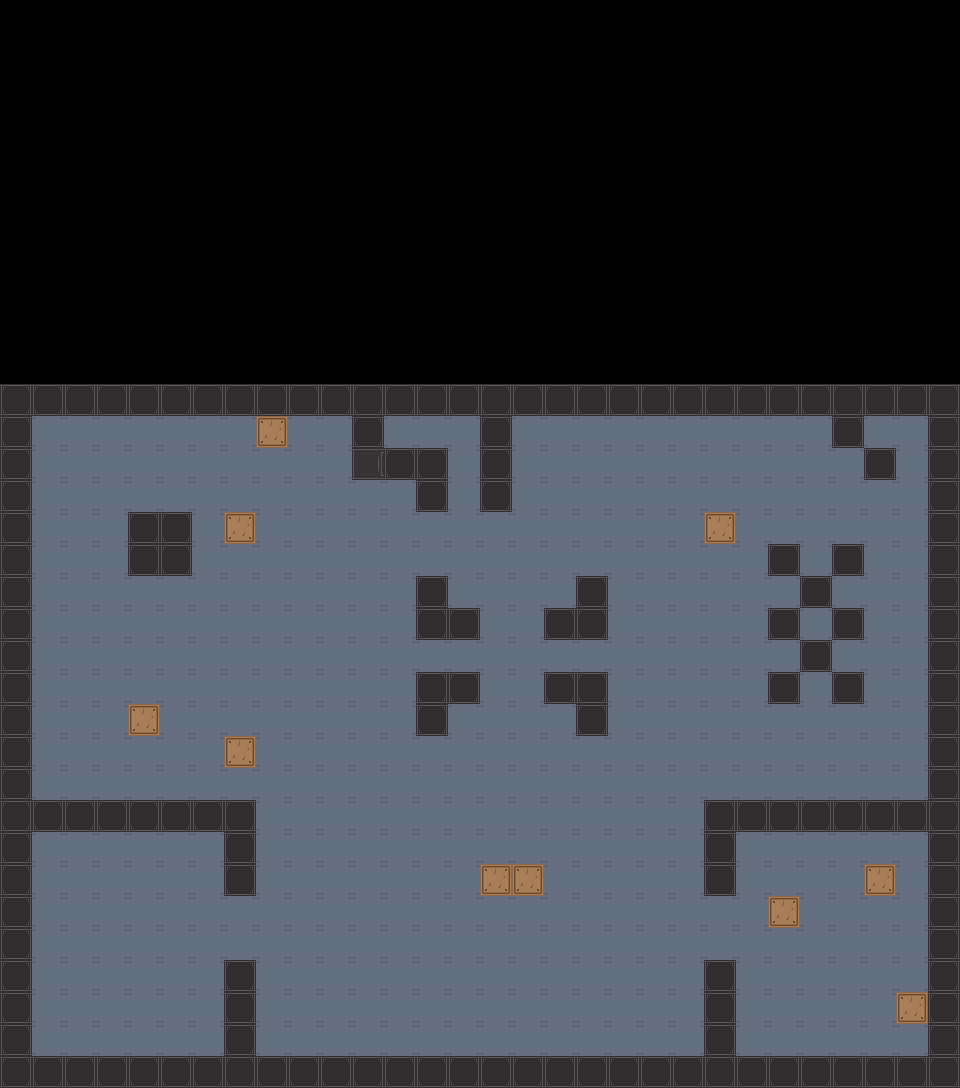

A 2D game scene composited from a Tiled map and its tileset images. What follows is a short description and the map's XML, with each tile layer's data collapsed to a summary:
An orthogonal 30x34 tile map with 32x32 px tiles, 1 tile layer (ground), 3 hidden layers not drawn and 2 objects (entrance, exit).

<map version="1.0" orientation="orthogonal" renderorder="right-down" width="30" height="34" tilewidth="32" tileheight="32" nextobjectid="17">
 <tileset firstgid="1" name="tileset" tilewidth="32" tileheight="32" tilecount="256" columns="16">
  <image source="tileset.png" width="512" height="512" />
 </tileset>
 <layer name="ground" width="30" height="34">
  <data>[1020 cells, 660 non-empty, 4 distinct tile ids]</data>
 </layer>
 <layer name="in_and_out" width="30" height="34" visible="0">
  <data>[1020 cells, 2 non-empty, 2 distinct tile ids]</data>
 </layer>
 <layer name="walls" width="30" height="34" visible="0">
  <data>[1020 cells, 193 non-empty, 1 distinct tile ids]</data>
 </layer>
 <layer name="collision" width="30" height="34" visible="0" opacity="0.48">
  <data>[1020 cells, 158 non-empty, 1 distinct tile ids]</data>
 </layer>
 <objectgroup name="in_and_out">
  <object id="11" name="entrance" type="entrance" x="79.6667" y="1009">
   <ellipse />
  </object>
  <object id="14" name="exit" type="exit" x="846" y="945">
   <ellipse />
  </object>
 </objectgroup>
</map>
